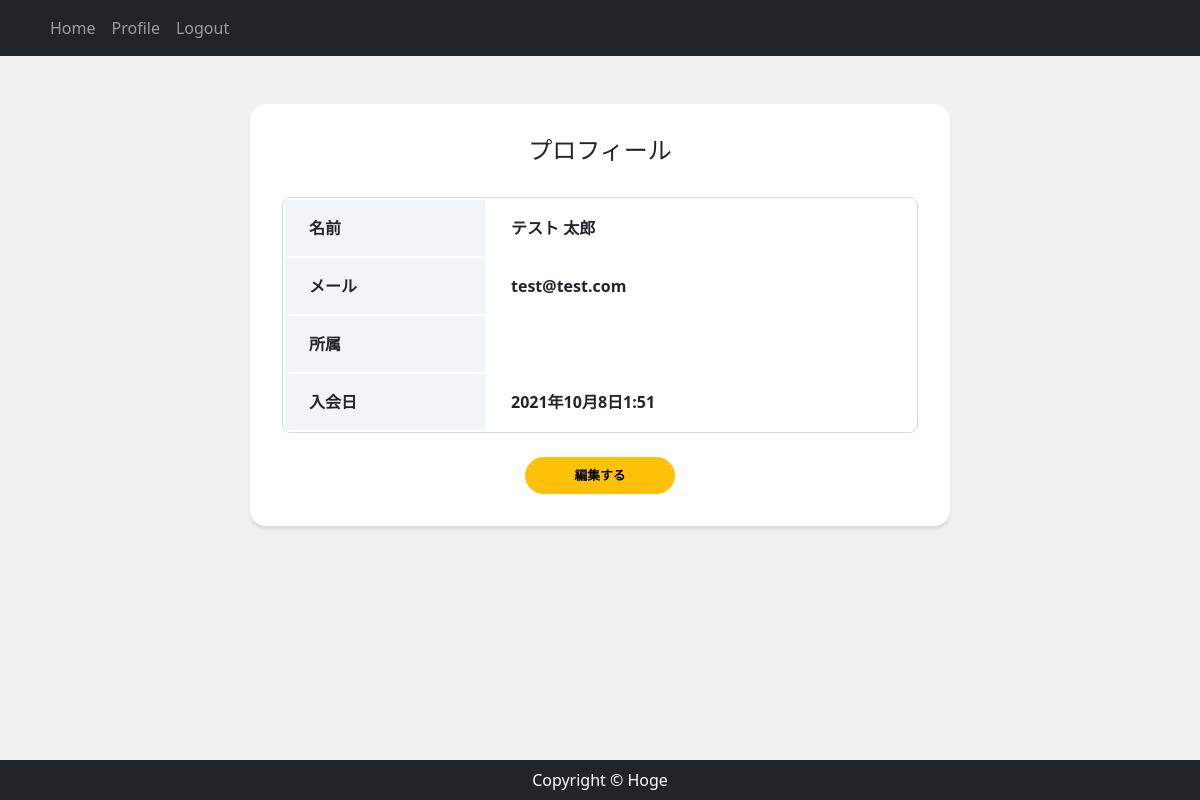
Page /accounts/profile/ (signed in) on the earlier database version.
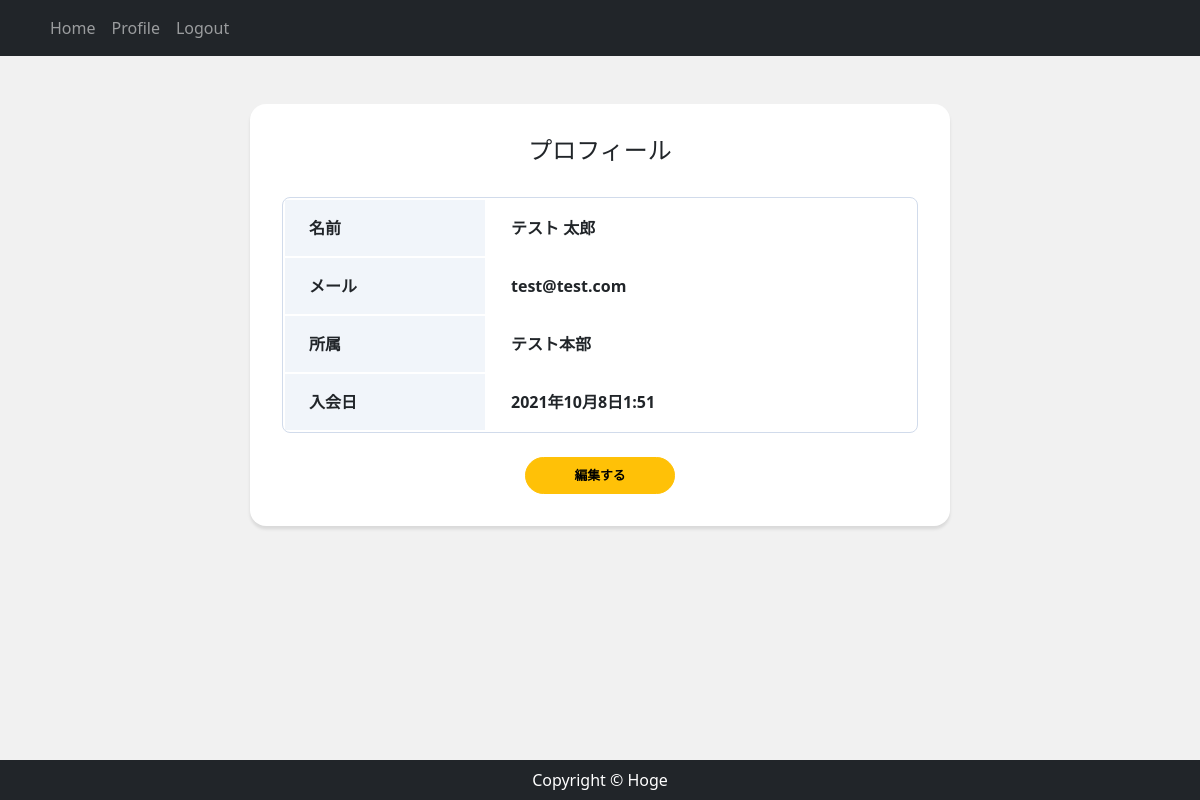
Same page on the later database version.
### accounts/models.py (models this page shows, shortened)
class CustomUser(AbstractBaseUser, PermissionsMixin):
    email = models.EmailField('メールアドレス', unique=True)
    first_name = models.CharField('姓', max_length=30)
    last_name = models.CharField('名', max_length=30)
    department = models.CharField('所属', max_length=30, blank=True)
    created = models.DateTimeField('入会日', default=timezone.now)
    is_staff = models.BooleanField(
        ('staff status'),
        default=False,
        help_text=('Designates whether the user can log into this admin site.'),
    )
    is_active = models.BooleanField(
        ('active'),
        default=True,
        help_text=(
            'Designates whether this user should be treated as active. '
            'Unselect this instead of deleting accounts.'
        ),
    )
    objects = UserManager()
    EMAIL_FIELD = 'email'
    USERNAME_FIELD = 'email'
    REQUIRED_FIELDS = []
    class Meta:
        verbose_name = ('user')
        verbose_name_plural = ('users')

### accounts/views.py (the view)
# urls.py: path('profile/', views.ProfileView.as_view(), name='profile'),
class ProfileView(LoginRequiredMixin, View):
    def get(self, request, *args, **kwargs):
        user_data = CustomUser.objects.get(id=request.user.id)
        return render(request, 'accounts/profile.html', {
            'user_data': user_data,
        })

### accounts/templates/accounts/profile.html
{% extends 'app/base.html' %}
{% block content %}
<div class='card card-profile my-5 mx-auto'>
    <div class='card-body'>
        <h5 class='card-title text-center'>プロフィール</h5>
        <table class='profile_table mb-4'>
            <tbody>
                <tr>
                    <th class='header'>名前</th>
                    <th class='data'>{{ user_data.first_name }} {{ user_data.last_name }}</th>
                </tr>
                <tr>
                    <th class='header'>メール</th>
                    <th class='data'>{{ user_data.email }}</th>
                </tr>
                <tr>
                    <th class='header'>所属</th>
                    <th class='data'>{{ user_data.department }}</th>
                </tr>
                <tr>
                    <th class='header'>入会日</th>
                    <th class='data'>{{ user_data.created }}</th>
                </tr>
            </tbody>
        </table>
        <div class='button mx-auto d-grid gap-2'>
            <a href="{% url 'profile_edit' %}" class='btn btn-lg btn-warning'>編集する</a>
        </div>
    </div>
</div>
{% endblock content %}

### app/templates/app/base.html (shortened to what this page needs)
{% load static %}
<!DOCTYPE html>
<html lang="ja">
<head>
    <link href="https://cdn.jsdelivr.net/npm/bootstrap@5.0.0-beta1/dist/css/bootstrap.min.css" rel="stylesheet">
    <link rel="stylesheet" href="{% static 'css/style.css' %}">
</head>
<body>
    <nav class='navbar navbar-expand-lg navbar-dark bg-dark'>
        <div class='container'>
            <ul class='navbar-nav ml-auto'>
                <li class='nav-item'>
                    <a href="/" class='nav-link'>Home</a>
                </li>
                {% if user.is_authenticated %}
                    <li class='nav-item'>
                        <a href="{% url 'profile' %}" class='nav-link'>Profile</a>
                    </li>
                    <li class='nav-item'>
                        <a href="{% url 'account_logout' %}" class='nav-link'>Logout</a>
                    </li>
                {% endif %}
            </ul>
        </div>
    </nav>
    <main>
        <div class=container>
            {% block content %}
            {% endblock content %}
        </div>
    </main>
    <footer class='py-2 bg-dark'>
        <p class='m-0 text-center text-white'>Copyright &copy; Hoge</p>
    </footer>
</body>
</html>

### app/static/css/style.css (style rules this page uses)
* { margin: 0; padding: 0; box-sizing: border-box; }
body { background: #f1f1f1; display: flex; flex-flow: column; min-height: 100vh; }
main { flex: 1; }
.card-profile { width: 700px; border: 0; border-radius: 1rem; box-shadow: 0 0.2rem 0.2rem 0 rgba(0, 0, 0, 0.1); }
.button { width: 150px; }
.btn { font-size: 80%; border-radius: 5rem; font-weight: bold; }
.profile_table { width: 100%; border: 1px solid #d1dbeb; border-radius: 8px; border-collapse: separate; overflow: hidden; }
.profile_table .header { width: 200px; padding: 16px 24px; text-align: left; background: #f1f5fa; }
.profile_table .data { padding: 16px 24px; }
.card-title { margin-bottom: 2rem; font-size: 1.5rem; }
.card-body { padding: 2rem; }

Differences in the rows shown:
changed CustomUser "テスト": department (not shown) → "テスト本部"
